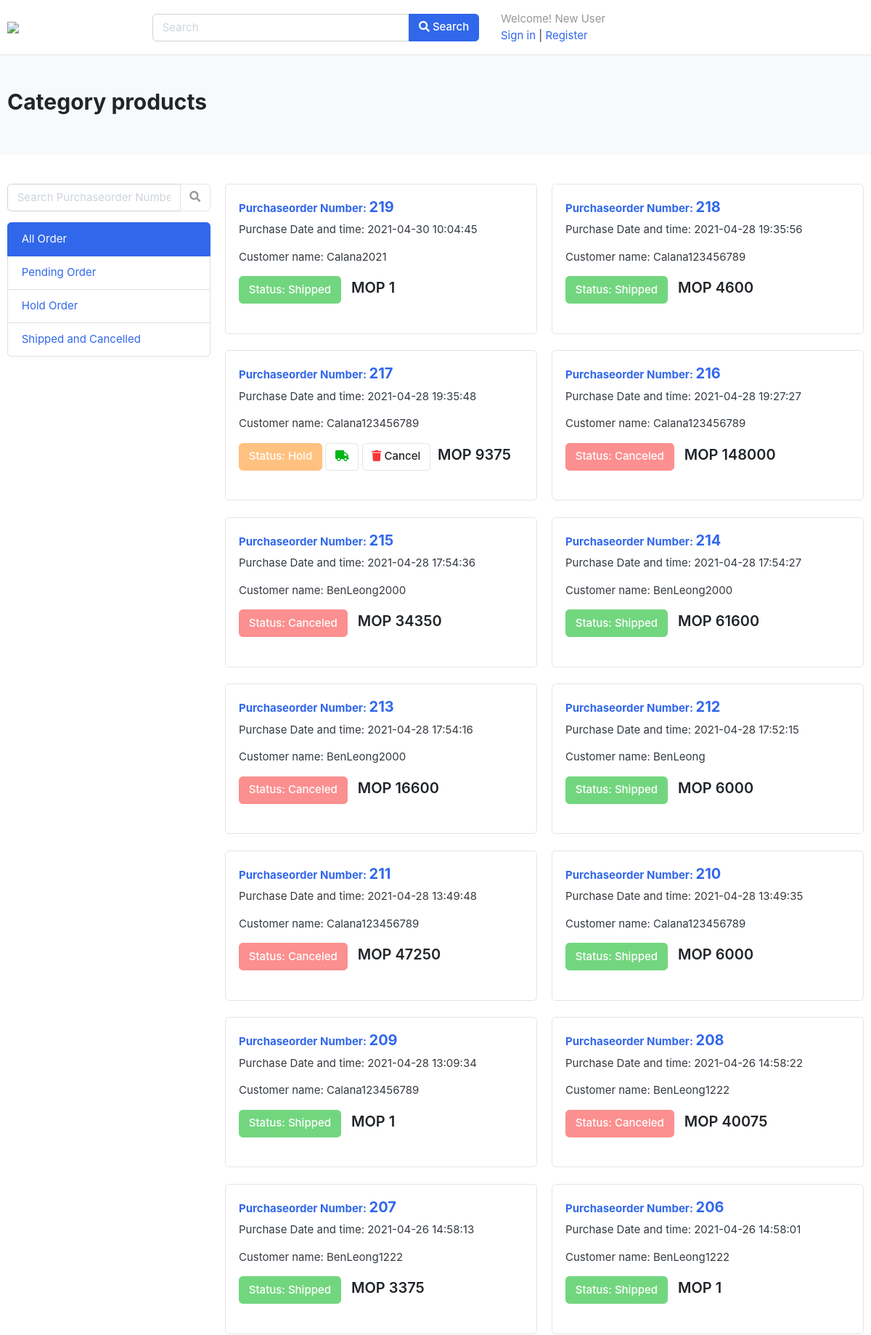
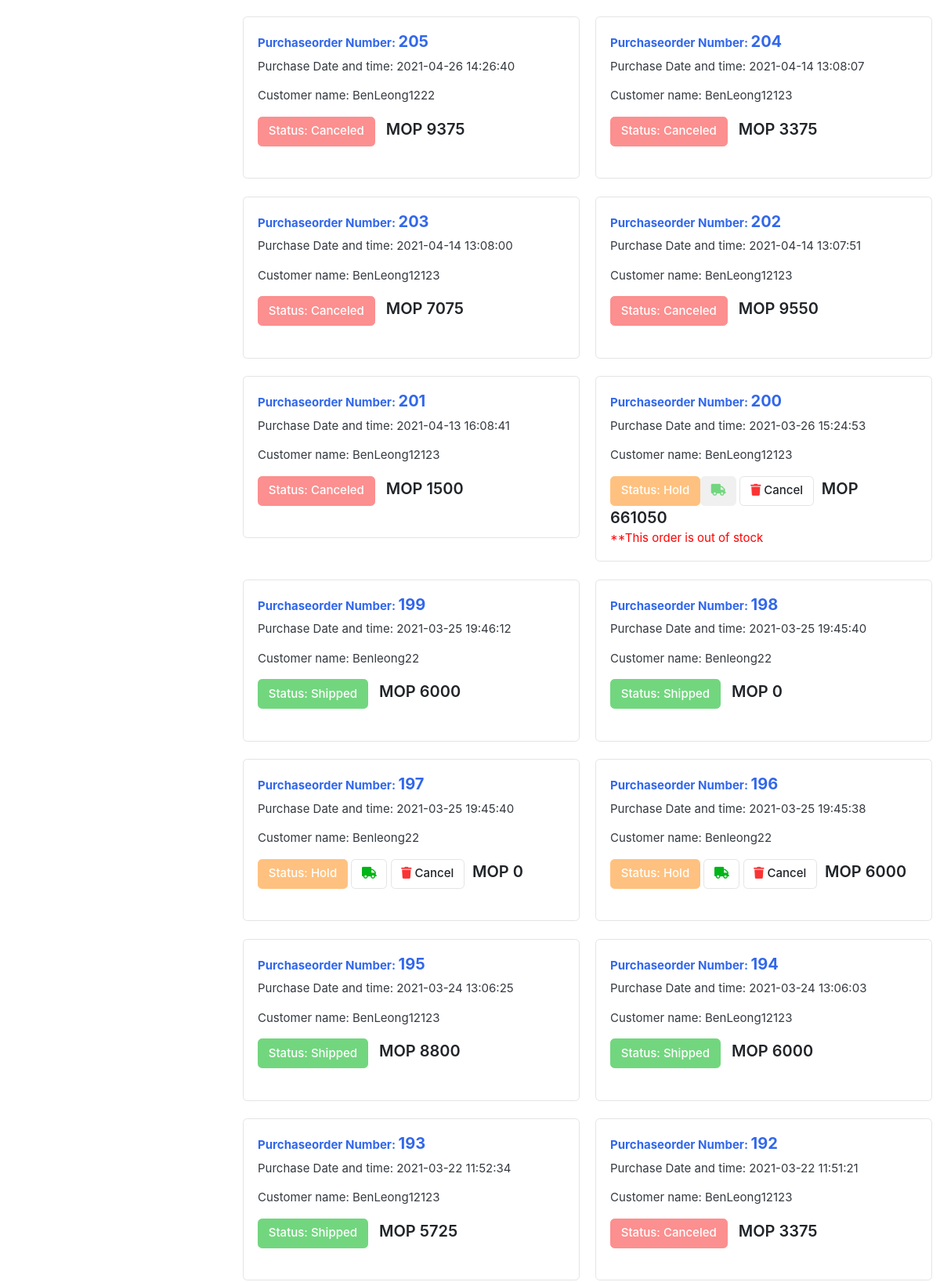
/Website/vendor_purchaseorder.php (upper part), run on the app's committed database (2 pictures, top to bottom).
### tables this page shows
CREATE TABLE `purchaseorder` (
  `PNo` int(8) NOT NULL,
  `uID` int(8) NOT NULL,
  `status` tinyint(1) NOT NULL,
  `purchasedDate` datetime NOT NULL,
  `cancelDate` datetime NOT NULL,
  `develiveryDate` datetime DEFAULT NULL,
  `cal_User` text NOT NULL,
  `po_subtotal` double NOT NULL
);

CREATE TABLE `user` (
  `u_id` int(8) NOT NULL,
  `name` text NOT NULL,
  `email` text NOT NULL,
  `password` text NOT NULL,
  `address` text NOT NULL
);

### Website/vendor_purchaseorder.php (the view, shortened to what this page needs)
<!DOCTYPE HTML>
<?php
include 'functionset.php';
$order = getelement("order");
$name = getsession("name");
$searching  = getelement("searching");
$conn = connection();
$noti =0;
$item=0;
$o_item=0;
?>
<html lang="en">
<head>
<link href="css/bootstrap.css" rel="stylesheet" type="text/css"/>
<link href="fonts/fontawesome/css/all.min.css" type="text/css" rel="stylesheet">
<link href="plugins/fancybox/fancybox.min.css" type="text/css" rel="stylesheet">
<link href="css/ui.css" rel="stylesheet" type="text/css"/>
<link href="css/responsive.css" rel="stylesheet" media="only screen and (max-width: 1200px)" />
</head>
<body>
<header class="section-header">
<section class="header-main border-bottom">
	<div class="container">
<div class="row align-items-center">
	<div class="col-lg-2 col-4">
		<a href="index.php" class="brand-wrap">
			<img class="logo" src="images/logo.png">
		</a>
	</div>
	<div class="col-lg-6 col-sm-12">
			<div class="input-group" style="width: 450px;">
			    <input type="text"  class="form-control" <?php if($searching==""){echo 'placeholder="Search"';} else{echo 'value="'.$searching.'"';}?>  id="myTextBox" name="searching" >
			    <div class="input-group-append">
			      <button class="btn btn-primary" onClick="search()">
			        <i class="fa fa-search"></i> Search
			      </button>
			    </div>
		    </div>
	</div>
    <div class="col-lg-4 col-sm-4 col-15" style="width: 500px;">
     <div class="widgets-wrap float-md-right" style="width: 500px;">
 <?php
        getheader($name,$item,$o_item,$noti);
?>
			</div>
		</div>
	</div>
</div>
</section>
</header>
<section class="section-pagetop bg">
<div class="container">
	<h2 class="title-page">Category products</h2>
</div>
</section>
<section class="section-content padding-y">
	<div class="container">
	<div class="row">
		<aside class="col-md-3">
                 <form class="pb-3" action="vendor_purchaseorder.php" method="get">
				<div class="input-group">
				  <input type="text" class="form-control" id="searchby" placeholder="Search Purchaseorder Number">
				  <div class="input-group-append">
				    <button class="btn btn-light" type="button" onClick="searchbyno()"><i class="fa fa-search"></i></button>
				  </div>
				</div>
				</form>
			<nav class="list-group">
				<a class="list-group-item <?php if($order=="") {echo 'active';}?>" href="vendor_purchaseorder.php">All Order  </a>
				<a class="list-group-item <?php if($order==1) {echo 'active';}?>"  href="vendor_purchaseorder.php?order=1">Pending Order </a>
                <a class="list-group-item <?php if($order==4) {echo 'active';}?>" href="vendor_purchaseorder.php?order=4">Hold Order  </a>
				<a class="list-group-item <?php if($order==23) {echo 'active';}?>" href="vendor_purchaseorder.php?order=23">Shipped and Cancelled  </a>
			</nav>
		</aside>
		<main class="col-md-9">
        <div class="row">
            <?php
                    if($order==1){$o_sql ='status=1 ';}
                    else if($order==4){$o_sql ='status=4 ';}
                    else if($order==23){$o_sql ='status=2 OR status=3';}
                    else {$o_sql ='PNo >0';}
                    $sql = 'SELECT * FROM purchaseorder WHERE '.$o_sql.' ORDER BY PNo DESC';
                    $result = $conn->query($sql);
                    if($result->num_rows >0){
                        while($row = $result->fetch_assoc()){
                        $outofstock = 0;
                        $po_sql ='SELECT * FROM purchaseproducts WHERE PNo='.$row["PNo"];
                        $po_result =$conn->query($po_sql);
                        if($po_result->num_rows >0){
                            while($po_row =$po_result->fetch_assoc()){
                                $p_sql ='SELECT * FROM product WHERE p_id='.$po_row["p_id"];
                                $p_result =$conn->query($p_sql);
                                $u_sql ='SELECT * FROM user WHERE u_id='.$row["uID"];
                                $u_result =mysqli_query($conn,$u_sql);
                                $u_row =mysqli_fetch_assoc($u_result);
                                if($p_result->num_rows >0){
                                    while($p_row =$p_result->fetch_assoc()){
                                        if($p_row["inventory"] <=0){
                                            $outofstock = 1;
                                        }
                                    }
                                }
                            }
                        }
                        if($row["status"]==1){$status ="Pending";}
                        else if($row["status"]==2){$status ="Shipped";}
                         else if($row["status"]==3){$status ="Canceled"; $iscancel=1;}
                           else if($row["status"]==4){$status ="Hold";}
                        echo '    <div class="col-md-6">
                <article class="box mb-4">
                    <a href="vendor_purchaseddetailpage.php?PNo='.$row["PNo"].'"><h6>Purchaseorder Number: <span style="font-size: 20px;">'.$row["PNo"].'</span> </h6></a>
                    <p>Purchase Date and time: '.$row["purchasedDate"].' <br>  </p>
                    <p>Customer name: '.$u_row["name"].' <br>  </p>';
                     if($status =="Shipped"){echo '<a href="#" class="btn btn-success disabled">Status: '.$status.'</a> ';}
                    if($status =="Canceled"){echo '<a href="#" class="btn btn-danger disabled">Status: '.$status.'</a> ';}
                    if($status =="Hold"){echo '<a href="#" class="btn btn-warning disabled">Status: '.$status.'</a>';}
                    if ($status =="Hold"){
                         if($outofstock ==0){echo ' <a href="vendor_purchaseorder.php?shipped='.$row["PNo"].'&order='.$order.' &u_id='.$row["uID"].'" class="btn btn-light"> <i class="text-success fa fa-truck"></i>  </a>';}
                         else {echo '<a href="vendor_purchaseorder.php?shipped='.$row["PNo"].'&order='.$order.' &u_id='.$row["uID"].'" class="btn btn-light disabled" > <i class="text-success fa fa-truck"></i> </a>';
                         }
						echo ' <a href="vendor_purchaseorder.php?cancel='.$row["PNo"].'&order='.$order.' &u_id='.$row["uID"].'" class="btn btn-light "> <i class="text-danger fa fa-trash"></i> Cancel</a>';
                    }
                    echo '<var class="price" style="width:100px; margin-left:10px; font-size: 20px;">MOP '.$row["po_subtotal"].'</var>
                    <br>';
                    if($outofstock ==0){echo '<p>&emsp;</p>';}
                    else if($status == "Hold" ||$status == "Pending" ){echo '<p style="color:red;">**This order is out of stock</p>';}
                    else {echo '<p>&emsp;</p>';}
                echo '</article>
            </div>  ';
    }
                    }
            else{echo "no result";}
?>
        </div>
	</main>
</div>
</div>
</section>
</body>
</html>

### Website/functionset.php (shortened to what this page needs)
<head>
</head>
<?php
function getelement($element){
    if(isset($_GET[$element])){
	  return $_GET[$element];
    }
    else {
        return "";
     }
}
function getheader($name,$item,$o_item,$noti){
    if($name !=""){
	if($name !="admin"){
	echo '  <span class="text-muted" >Welcome! </span>'.$name.'<br>
            <div class="widget-header  mr-3">
            <a href="shoppingcart.php" class="icon icon-sm rounded-circle border"><i class="fa fa-shopping-cart"></i></a>
				<span class="badge badge-pill badge-danger notify">'.$item.'</span>
			</div>
            <div class="widget-header  mr-3">
            <a href="nofinication.php" class="icon icon-sm rounded-circle border"><i class="far fa-envelope"></i></a>
				<span class="badge badge-pill badge-danger notify">'.$noti.'</span>
			</div>
            <div class="widget-header  mr-3">
            <a href="purchaseorder.php" class="icon icon-sm rounded-circle border"><i class="fa fa-file" aria-hidden="true"></i></a>
				<span class="badge badge-pill badge-danger notify">'.$o_item.'</span>
			</div>
			<div class="widget-header icontext">
            <a href="profile.php" class="icon icon-sm rounded-circle border"><i class="fa fa-user"></i></a>
				</div>
            <div class="widget-header icontext">
            <a href="logout.php" class="icon icon-sm rounded-circle border"><i class="fas fa-sign-out-alt"></i></a>
				</div>';
		}
		else {
			echo '  <span class="text-muted" >Welcome! </span>'.$name.'<br>
            <div class="widget-header  mr-3">
            <a href="report.php" class="icon icon-sm rounded-circle border"> <i class="large material-icons">insert_chart</i></a>
				<span class="badge badge-pill badge-danger notify">0</span>
			</div>
            <div class="widget-header  mr-3">
            <a href="vendor_purchaseorder.php" class="icon icon-sm rounded-circle border"><i class="fa fa-file" aria-hidden="true"></i></a>
				<span class="badge badge-pill badge-danger notify">'.$o_item.'</span>
			</div>
			<div class="widget-header icontext">
            <a href="profile.php" class="icon icon-sm rounded-circle border"><i class="fa fa-user"></i></a>
				</div>
            <div class="widget-header icontext">
            <a href="logout.php" class="icon icon-sm rounded-circle border"><i class="fas fa-sign-out-alt"></i></a>
				</div>';
		}
        }
        else {echo '<div class="text">
					<span class="text-muted">Welcome! New User</span>
					<div>
						<a href="login.php">Sign in</a> |
						<a href="register.php"> Register</a>
					</div>
				</div>';}
}
?>

### Website/css/ui.css (style rules this page uses)
html { font-family: "Inter", sans-serif; font-size: 15px; }
.padding-y { padding-top: 40px; padding-bottom: 40px; }
var { font-style: normal; }
article:after, .form-group:after { display: block; clear: both; content: ""; }
.bg { background-color: #f8f9fa; }
.title-page { color: #212529; }
p:last-child { margin-bottom: 0; }
.header-main { position: relative; padding-top: 1rem; padding-bottom: 1rem; }
.brand-wrap .logo, .navbar-brand .logo { margin-right: 7px; max-height: 42px; display: inline-block; }
.btn-light { background-color: #fff; border-color: #e4e4e4; }
.btn-light i { color: #969696; }
.price { font-weight: 600; color: #212529; }
.box { padding: 18px; background: #fff; border-radius: 0.37rem; border: 1px solid #e4e4e4; }
.section-pagetop { padding: 45px 0; }

### data on the page
purchaseorder: PNo "219", purchasedDate "2021-04-30 10:04:45", uID.name "Calana2021", status "Shipped", po_subtotal "1"
purchaseorder: PNo "218", purchasedDate "2021-04-28 19:35:56", uID.name "Calana123456789", status "Shipped", po_subtotal "4600"
purchaseorder: PNo "217", purchasedDate "2021-04-28 19:35:48", uID.name "Calana123456789", status "Hold", po_subtotal "9375"
purchaseorder: PNo "216", purchasedDate "2021-04-28 19:27:27", uID.name "Calana123456789", status "Canceled", po_subtotal "148000"
purchaseorder: PNo "215", purchasedDate "2021-04-28 17:54:36", uID.name "BenLeong2000", status "Canceled", po_subtotal "34350"
purchaseorder: PNo "214", purchasedDate "2021-04-28 17:54:27", uID.name "BenLeong2000", status "Shipped", po_subtotal "61600"
purchaseorder: PNo "213", purchasedDate "2021-04-28 17:54:16", uID.name "BenLeong2000", status "Canceled", po_subtotal "16600"
purchaseorder: PNo "212", purchasedDate "2021-04-28 17:52:15", uID.name "BenLeong", status "Shipped", po_subtotal "6000"
purchaseorder: PNo "211", purchasedDate "2021-04-28 13:49:48", uID.name "Calana123456789", status "Canceled", po_subtotal "47250"
purchaseorder: PNo "210", purchasedDate "2021-04-28 13:49:35", uID.name "Calana123456789", status "Shipped", po_subtotal "6000"
purchaseorder: PNo "209", purchasedDate "2021-04-28 13:09:34", uID.name "Calana123456789", status "Shipped", po_subtotal "1"
purchaseorder: PNo "208", purchasedDate "2021-04-26 14:58:22", uID.name "BenLeong1222", status "Canceled", po_subtotal "40075"
purchaseorder: PNo "207", purchasedDate "2021-04-26 14:58:13", uID.name "BenLeong1222", status "Shipped", po_subtotal "3375"
purchaseorder: PNo "206", purchasedDate "2021-04-26 14:58:01", uID.name "BenLeong1222", status "Shipped", po_subtotal "1"
purchaseorder: PNo "205", purchasedDate "2021-04-26 14:26:40", uID.name "BenLeong1222", status "Canceled", po_subtotal "9375"
purchaseorder: PNo "204", purchasedDate "2021-04-14 13:08:07", uID.name "BenLeong12123", status "Canceled", po_subtotal "3375"
purchaseorder: PNo "203", purchasedDate "2021-04-14 13:08:00", uID.name "BenLeong12123", status "Canceled", po_subtotal "7075"
purchaseorder: PNo "202", purchasedDate "2021-04-14 13:07:51", uID.name "BenLeong12123", status "Canceled", po_subtotal "9550"
purchaseorder: PNo "201", purchasedDate "2021-04-13 16:08:41", uID.name "BenLeong12123", status "Canceled", po_subtotal "1500"
purchaseorder: PNo "200", purchasedDate "2021-03-26 15:24:53", uID.name "BenLeong12123", status "Hold", po_subtotal "661050", shows "**This order is out of stock"
purchaseorder: PNo "199", purchasedDate "2021-03-25 19:46:12", uID.name "Benleong22", status "Shipped", po_subtotal "6000"
purchaseorder: PNo "198", purchasedDate "2021-03-25 19:45:40", uID.name "Benleong22", status "Shipped", po_subtotal "0"
purchaseorder: PNo "197", purchasedDate "2021-03-25 19:45:40", uID.name "Benleong22", status "Hold", po_subtotal "0"
purchaseorder: PNo "196", purchasedDate "2021-03-25 19:45:38", uID.name "Benleong22", status "Hold", po_subtotal "6000"
purchaseorder: PNo "195", purchasedDate "2021-03-24 13:06:25", uID.name "BenLeong12123", status "Shipped", po_subtotal "8800"
purchaseorder: PNo "194", purchasedDate "2021-03-24 13:06:03", uID.name "BenLeong12123", status "Shipped", po_subtotal "6000"
purchaseorder: PNo "193", purchasedDate "2021-03-22 11:52:34", uID.name "BenLeong12123", status "Shipped", po_subtotal "5725"
purchaseorder: PNo "192", purchasedDate "2021-03-22 11:51:21", uID.name "BenLeong12123", status "Canceled", po_subtotal "3375"
